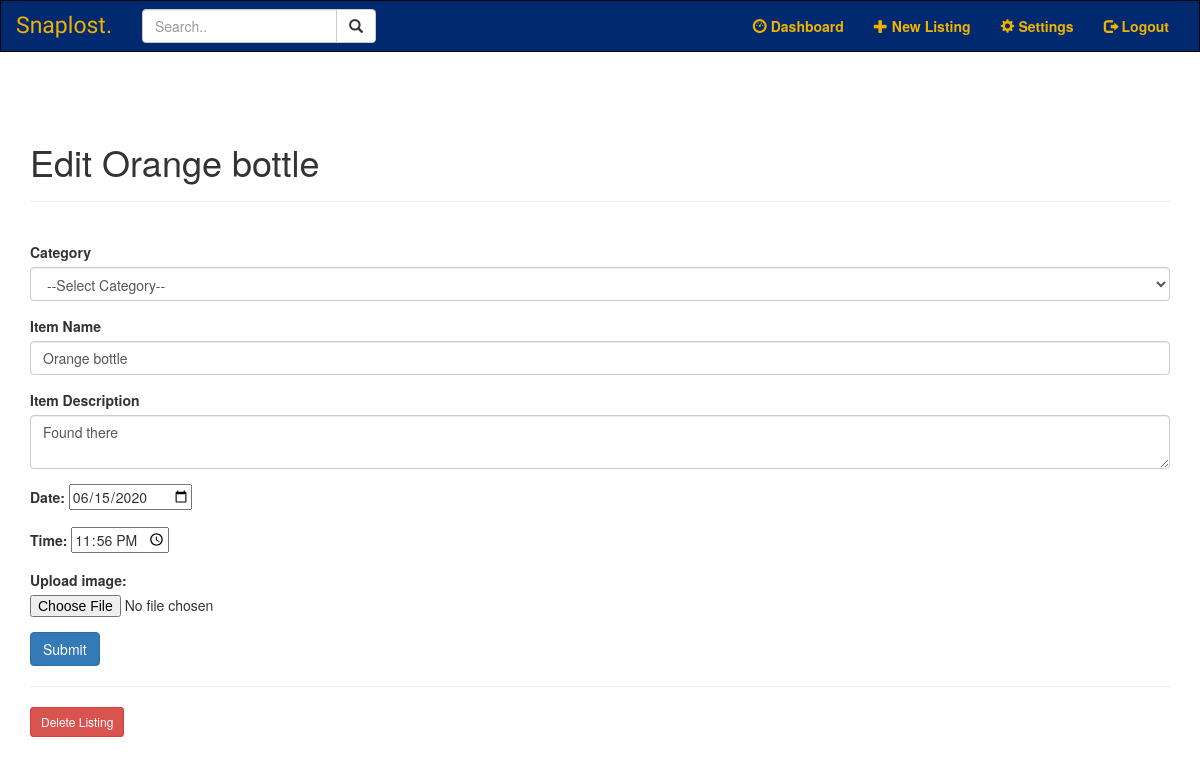
Screenshot of /1/edit (signed in) with the database file from the repository.
### models.py (models this page shows)
class Item(UserMixin, db.Model):
    __tablename__ = "item"
    __table_args__ = {'extend_existing': True}
    id = db.Column(db.Integer, primary_key=True)
    category = db.Column(db.String(100), nullable=False)
    item = db.Column(db.String(100), nullable=False)
    description = db.Column(db.String(1000), nullable=False)
    occurdate = db.Column(db.Date)
    time = db.Column(db.Time)
    user_id = db.Column(db.Integer, db.ForeignKey('user.id'))

### item.py (the view)
@item.route('/<int:item_id>/edit', methods=('GET','POST'))
@login_required
def edit(item_id):
    item = Item.query.filter_by(id=item_id).first()
    user = User.query.get(current_user.id)
    if request.method == 'POST':
        category = request.form.get('category')
        name = request.form['item']
        description = request.form['description']
        occurdate = request.form['occurdate']
        takentime = request.form['time']
        if not category:
            flash('Category of the listing is required!', 'warning')
            return render_template('edit.html', item=item)
        if not name:
            flash('Item name is required!', 'warning')
            return render_template('edit.html', item=item)
        if not description:
            flash('Item description is required!', 'warning')
            return render_template('edit.html', item=item)
        if not occurdate:
            flash('Date is required!', 'warning')
            return render_template('edit.html', item=item)
        if not takentime:
            flash('Time is required!'), 'warning'
            return render_template('edit.html', item=item)
        else:
            conDate = datetime.strptime(occurdate, '%Y-%m-%d')
            conTime = datetime.strptime(takentime, "%H:%M:%S").time()
            updated = Item.query.get(item_id)
            if (category != updated.category):
                updated.category = category
            if (name != updated.item):
                updated.item = name
            if (description != updated.description):
                updated.description = description
            if (conDate != updated.occurdate):
                updated.occurdate = conDate
            if (conTime != updated.time):
                updated.time = conTime
            db.session.commit()
            flash('"{}" is successfully edited!'.format(name), 'info')
            return redirect(url_for('main.home'))
    else:
        return render_template('edit.html', item=item)

### __init__.py (called while the page is built)
def create_app():
    app = Flask(__name__)
    app.config['SQLALCHEMY_TRACK_MODIFICATIONS'] = False
    app.config['SECRET_KEY'] = os.urandom(24)
    app.config['SQLALCHEMY_DATABASE_URI'] = 'sqlite:///db.sqlite'
    db.init_app(app)
    login_manager = LoginManager()
    login_manager.login_view = 'auth.login'
    login_manager.login_message_category = 'danger'
    login_manager.init_app(app)
    from .models import User
    @login_manager.user_loader # A user loader tells Flask-Login how to find a specifc user from the ID
    def load_user(user_id):
        return User.query.get(int(user_id))
    from .auth import auth as auth_blueprint
    app.register_blueprint(auth_blueprint)
    from .main import main as main_blueprint
    app.register_blueprint(main_blueprint)
    from .item import item as item_blueprint
    app.register_blueprint(item_blueprint)
    return app

### templates/edit.html (shortened to what this page needs)
{% extends 'base.html' %}
{% block content %}
<div class='page-header'>
<h1> {% block title %} Edit {{ item['item'] }} {% endblock %} </h1>
</div>
<br>
<form method='post'>
    <div class="form-group">
        <label for="category"> Category </label>
        <select class="form-control" id="category" name="category">
            <option value="" selected disabled hidden>--Select Category--</option>
        </select>
    </div>
    <div class="form-group">
        <label for="item"> Item Name </label>
        <input type="text" name="item"
               placeholder="Name the item" class="form-control"
               value="{{ request.form['item'] or item['item'] }}"> </input>
    </div>
    <div class="form-group">
        <div class="form-group">
            <label for="description">Item Description</label>
            <textarea name="description" placeholder="Description"
                                     class="form-control">{{ request.form['content'] or item['description'] }}</textarea>
    </div>
    <div class="form-group">
        <label for="occurdate"> Date: </label>
        <input type="date" id ="occurdate" name="occurdate" value="{{ request.form['occurdate'] or item['occurdate'] }}">
    </div>
    <div class="form-group">
        <label for="time"> Time: </label>
        <input type="time" id="time" name="time" value="{{ request.form['time'] or item['time'] }}">
    </div>
    <div class="form-group" action="/action_page.php">
        <label for="photo">Upload image: </label>
        <input type="file" id="photo" name="photo" accept="image/*" value="{{ request.form['photo'] or item['photo'] }}">
    </div>
    <div class="form-group">
        <button type="submit" class="btn btn-primary">Submit</button>
    </div>
</form>
<hr>
<form action="{{ url_for('item.delete', item_id=item['id']) }}" method="POST">
    <input type="submit" value="Delete Listing"
                         class="btn btn-danger btn-sm"
                         onclick="return confirm('Are you sure you want to delete this post?')">
</form>
{% endblock %}

### rows the page displays
Item: item "Orange bottle", description "Found there", occurdate "06/15/2020", time "23:56:00"
